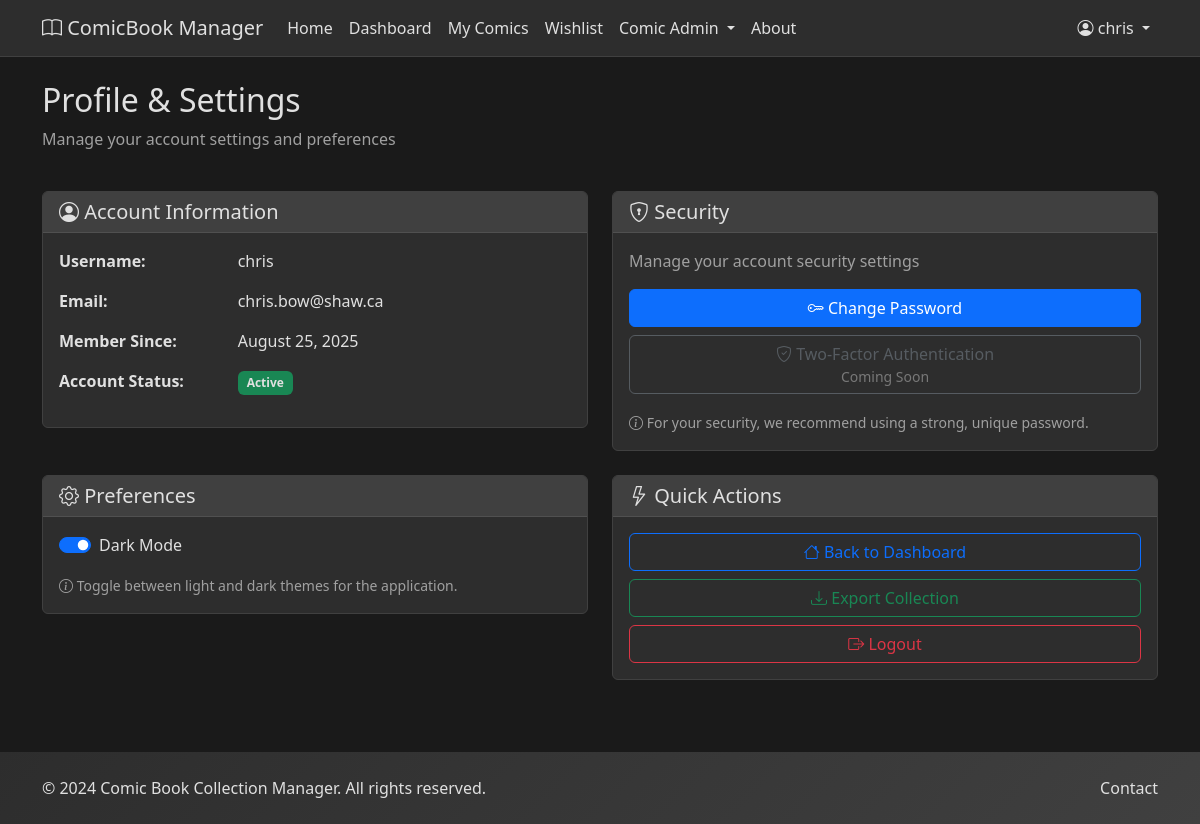
The app's page /profile (signed in) with its own data.
### app/models.py (models this page shows, shortened)
class User(UserMixin, db.Model):
    id = db.Column(db.Integer, primary_key=True)
    username = db.Column(db.String(80), unique=True, nullable=False)
    email = db.Column(db.String(120), unique=True, nullable=False)
    password_hash = db.Column(db.String(255), nullable=False)
    created_at = db.Column(db.DateTime, default=datetime.utcnow)
    is_active = db.Column(db.Boolean, default=True)
    dark_mode_preference = db.Column(db.Boolean, default=False)  # Dark mode preference
    reset_token = db.Column(db.String(100), unique=True, nullable=True)
    reset_token_expires = db.Column(db.DateTime, nullable=True)
    comics = db.relationship('Comic', backref='owner', lazy=True, cascade='all, delete-orphan')

### app/dashboard.py (the view)
@dashboard_bp.route('/profile')
@login_required
def profile():
    return render_template('dashboard/profile.html', title='Profile')

### app/templates/dashboard/profile.html (shortened to what this page needs)
{% extends "base.html" %}
{% block content %}
<div class="row mb-4">
    <div class="col-12">
        <h1 class="h2">Profile & Settings</h1>
        <p class="text-muted">Manage your account settings and preferences</p>
    </div>
</div>
<div class="row">
    <div class="col-md-6 mb-4">
        <div class="card">
            <div class="card-header">
                <h5 class="card-title mb-0">
                    <i class="bi bi-person-circle"></i> Account Information
                </h5>
            </div>
            <div class="card-body">
                <div class="row mb-3">
                    <div class="col-sm-4">
                        <strong>Username:</strong>
                    </div>
                    <div class="col-sm-8">
                        {{ current_user.username }}
                    </div>
                </div>
                <div class="row mb-3">
                    <div class="col-sm-4">
                        <strong>Email:</strong>
                    </div>
                    <div class="col-sm-8">
                        {{ current_user.email }}
                    </div>
                </div>
                <div class="row mb-3">
                    <div class="col-sm-4">
                        <strong>Member Since:</strong>
                    </div>
                    <div class="col-sm-8">
                        {{ current_user.created_at.strftime('%B %d, %Y') }}
                    </div>
                </div>
                <div class="row mb-3">
                    <div class="col-sm-4">
                        <strong>Account Status:</strong>
                    </div>
                    <div class="col-sm-8">
                        <span class="badge bg-success">Active</span>
                    </div>
                </div>
            </div>
        </div>
    </div>
    <div class="col-md-6 mb-4">
        <div class="card">
            <div class="card-header">
                <h5 class="card-title mb-0">
                    <i class="bi bi-shield-lock"></i> Security
                </h5>
            </div>
            <div class="card-body">
                <p class="text-muted mb-3">Manage your account security settings</p>
                <div class="d-grid gap-2">
                    <a href="{{ url_for('auth.change_password') }}" class="btn btn-primary">
                        <i class="bi bi-key"></i> Change Password
                    </a>
                    <button class="btn btn-outline-secondary" disabled>
                        <i class="bi bi-shield-check"></i> Two-Factor Authentication
                        <small class="text-muted d-block">Coming Soon</small>
                    </button>
                </div>
                <div class="mt-3">
                    <small class="text-muted">
                        <i class="bi bi-info-circle"></i>
                        For your security, we recommend using a strong, unique password.
                    </small>
                </div>
            </div>
        </div>
    </div>
</div>
<div class="row">
    <div class="col-md-6 mb-4">
        <div class="card">
            <div class="card-header">
                <h5 class="card-title mb-0">
                    <i class="bi bi-gear"></i> Preferences
                </h5>
            </div>
            <div class="card-body">
                <div class="form-check form-switch mb-3">
                    <input class="form-check-input" type="checkbox" id="darkModeToggle"
                           {% if current_user.dark_mode_preference %}checked{% endif %}>
                    <label class="form-check-label" for="darkModeToggle">
                        Dark Mode
                    </label>
                </div>
                <small class="text-muted">
                    <i class="bi bi-info-circle"></i>
                    Toggle between light and dark themes for the application.
                </small>
            </div>
        </div>
    </div>
    <div class="col-md-6 mb-4">
        <div class="card">
            <div class="card-header">
                <h5 class="card-title mb-0">
                    <i class="bi bi-lightning"></i> Quick Actions
                </h5>
            </div>
            <div class="card-body">
                <div class="d-grid gap-2">
                    <a href="{{ url_for('dashboard.index') }}" class="btn btn-outline-primary">
                        <i class="bi bi-house"></i> Back to Dashboard
                    </a>
                    <a href="{{ url_for('comics.export') }}" class="btn btn-outline-success">
                        <i class="bi bi-download"></i> Export Collection
                    </a>
                    <a href="{{ url_for('auth.logout') }}" class="btn btn-outline-danger">
                        <i class="bi bi-box-arrow-right"></i> Logout
                    </a>
                </div>
            </div>
        </div>
    </div>
</div>
{% endblock %}

### app/templates/base.html (shortened to what this page needs)
<!DOCTYPE html>
<html lang="en">
<head>
    <link href="https://cdn.jsdelivr.net/npm/bootstrap@5.3.0/dist/css/bootstrap.min.css" rel="stylesheet">
    <link href="https://cdn.jsdelivr.net/npm/bootstrap-icons@1.10.0/font/bootstrap-icons.css" rel="stylesheet">
    <link rel="stylesheet" href="{{ url_for('static', filename='css/style.css') }}">
</head>
<body>
    <nav class="navbar navbar-expand-lg navbar-dark bg-primary">
        <div class="container">
            <a class="navbar-brand" href="{{ url_for('main.index') }}">
                <i class="bi bi-book"></i> ComicBook Manager
            </a>
            <div class="collapse navbar-collapse" id="navbarNav">
                <ul class="navbar-nav me-auto">
                    <li class="nav-item">
                        <a class="nav-link" href="{{ url_for('main.index') }}">Home</a>
                    </li>
                    {% if current_user.is_authenticated %}
                    <li class="nav-item">
                        <a class="nav-link" href="{{ url_for('dashboard.index') }}">Dashboard</a>
                    </li>
                    <li class="nav-item">
                        <a class="nav-link" href="{{ url_for('comics.index') }}">My Comics</a>
                    </li>
                    <li class="nav-item">
                        <a class="nav-link" href="{{ url_for('comics.wishlist') }}">Wishlist</a>
                    </li>
                    <li class="nav-item dropdown">
                        <a class="nav-link dropdown-toggle" href="#" id="comicAdminMenu" role="button" data-bs-toggle="dropdown">
                            Comic Admin
                        </a>
                    </li>
                    {% endif %}
                    <li class="nav-item">
                        <a class="nav-link" href="{{ url_for('main.about') }}">About</a>
                    </li>
                </ul>
                <ul class="navbar-nav">
                    {% if current_user.is_authenticated %}
                    <li class="nav-item dropdown">
                        <a class="nav-link dropdown-toggle" href="#" id="navbarDropdown" role="button" data-bs-toggle="dropdown">
                            <i class="bi bi-person-circle"></i> {{ current_user.username }}
                        </a>
                    </li>
                    {% endif %}
                </ul>
            </div>
        </div>
    </nav>
    <main class="container my-4">
        {% block content %}{% endblock %}
    </main>
    <footer class="bg-light py-4 mt-5">
        <div class="container">
            <div class="row">
                <div class="col-md-6">
                    <p class="mb-0">&copy; 2024 Comic Book Collection Manager. All rights reserved.</p>
                </div>
                <div class="col-md-6 text-md-end">
                    <a href="{{ url_for('main.contact') }}" class="text-decoration-none">Contact</a>
                </div>
            </div>
        </div>
    </footer>
</body>
</html>

### app/static/css/style.css (style rules this page uses)
body { font-family: 'Segoe UI', Tahoma, Geneva, Verdana, sans-serif; background-color: #f8f9fa; transition: background-color 0.3s ease, color 0.3s ease; }
body.dark-mode { background-color: #1a1a1a; color: #e0e0e0; }
body.dark-mode .navbar-dark { background-color: #2d2d2d !important; border-bottom: 1px solid #404040; }
body.dark-mode .navbar-brand, body.dark-mode .nav-link { color: #e0e0e0 !important; }
body.dark-mode .card { background-color: #2d2d2d; border-color: #404040; color: #e0e0e0; }
body.dark-mode .card-header { background-color: #404040; border-bottom-color: #505050; color: #e0e0e0; }
body.dark-mode .form-check-input { background-color: #404040; border-color: #505050; }
body.dark-mode .form-check-input:checked { background-color: #0d6efd; border-color: #0d6efd; }
body.dark-mode .form-check-label { color: #e0e0e0; }
body.dark-mode .btn-outline-primary { color: #0d6efd; border-color: #0d6efd; background-color: transparent; }
body.dark-mode .btn-outline-secondary { color: #6c757d; border-color: #6c757d; background-color: transparent; }
body.dark-mode .btn-outline-danger { color: #dc3545; border-color: #dc3545; background-color: transparent; }
body.dark-mode .btn-outline-success { color: #198754; border-color: #198754; background-color: transparent; }
body.dark-mode .badge { background-color: #404040; color: #e0e0e0; }
body.dark-mode .badge.bg-success { background-color: #198754 !important; }
body.dark-mode .text-muted { color: #a0a0a0 !important; }
body.dark-mode footer { background: linear-gradient(135deg, #2d2d2d 0%, #404040 100%) !important; color: #e0e0e0; }
body.dark-mode footer a { color: #e0e0e0; }
body.dark-mode .bg-light { background-color: #404040 !important; }
.card { transition: transform 0.2s ease-in-out, box-shadow 0.2s ease-in-out; }
.btn-primary { background-color: #0d6efd; border-color: #0d6efd; }
.badge { font-size: 0.75em; padding: 0.5em 0.75em; }
footer { margin-top: auto; background: linear-gradient(135deg, #f8f9fa 0%, #e9ecef 100%); }

### records on screen
User: username "chris", email "chris.bow@shaw.ca", created_at "August 25, 2025", dark_mode_preference "☑"
